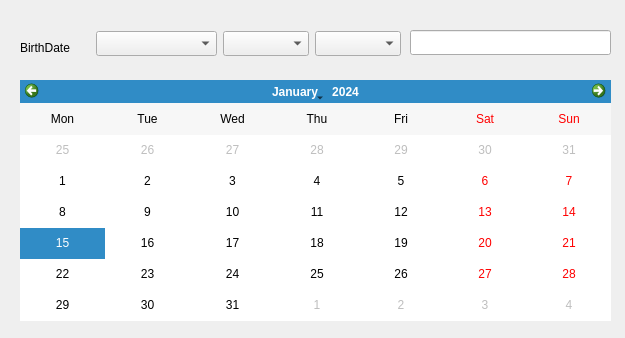
<?xml version="1.0" encoding="UTF-8"?>
<ui version="4.0">
 <class>Dialog</class>
 <widget class="QDialog" name="Dialog">
  <property name="geometry">
   <rect>
    <x>0</x>
    <y>0</y>
    <width>625</width>
    <height>338</height>
   </rect>
  </property>
  <property name="windowTitle">
   <string>Dialog</string>
  </property>
  <widget class="QLabel" name="label">
   <property name="geometry">
    <rect>
     <x>20</x>
     <y>40</y>
     <width>81</width>
     <height>16</height>
    </rect>
   </property>
   <property name="text">
    <string>BirthDate</string>
   </property>
  </widget>
  <widget class="QComboBox" name="cbDay">
   <property name="geometry">
    <rect>
     <x>315</x>
     <y>31</y>
     <width>86</width>
     <height>25</height>
    </rect>
   </property>
  </widget>
  <widget class="QComboBox" name="cbMonth">
   <property name="geometry">
    <rect>
     <x>223</x>
     <y>31</y>
     <width>86</width>
     <height>25</height>
    </rect>
   </property>
  </widget>
  <widget class="QComboBox" name="cbYear">
   <property name="geometry">
    <rect>
     <x>96</x>
     <y>31</y>
     <width>121</width>
     <height>25</height>
    </rect>
   </property>
  </widget>
  <widget class="QLineEdit" name="lineEdit">
   <property name="geometry">
    <rect>
     <x>410</x>
     <y>30</y>
     <width>201</width>
     <height>25</height>
    </rect>
   </property>
  </widget>
  <widget class="QCalendarWidget" name="calendarWidget">
   <property name="geometry">
    <rect>
     <x>20</x>
     <y>80</y>
     <width>591</width>
     <height>241</height>
    </rect>
   </property>
   <property name="verticalHeaderFormat">
    <enum>QCalendarWidget::NoVerticalHeader</enum>
   </property>
  </widget>
 </widget>
 <resources/>
 <connections/>
</ui>
